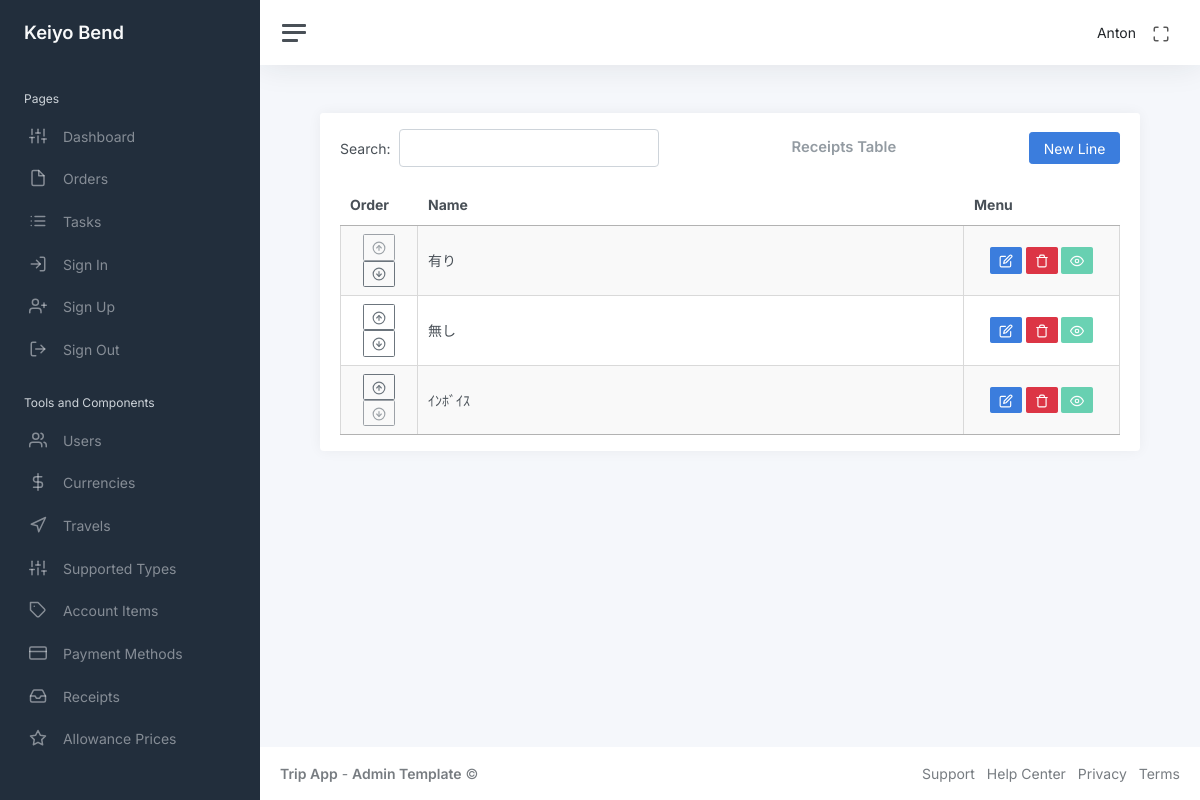
Page /admin_menu/receipts_table (signed in) on the committed database.
### app/auth/models/user.py (models this page shows, shortened)
class User(UserMixin, db.Model):
    id: so.Mapped[int] = so.mapped_column(primary_key=True)
    name: so.Mapped[str] = so.mapped_column(sa.String(64), index=True, default=None)
    email: so.Mapped[str] = so.mapped_column(sa.String(120), index=True, unique=True)
    password_hash: so.Mapped[Optional[str]] = so.mapped_column(sa.String(256))
    admin: so.Mapped[bool] = so.mapped_column(sa.Boolean(), default=False)
    is_show: so.Mapped[bool] = so.mapped_column(sa.Boolean(), default=True)
    orders_rel = db.relationship("Order", back_populates="user", cascade="all, delete-orphan")

### app/admin/models/receipts.py (models this page shows, shortened)
class Receipts(db.Model):
    id: so.Mapped[int] = so.mapped_column(primary_key=True)
    receiptName: so.Mapped[str] = so.mapped_column(sa.String(), nullable=False, default=None)
    is_show: so.Mapped[bool] = so.mapped_column(sa.Boolean(), default=True, index=True)
    order: so.Mapped[int] = so.mapped_column(sa.Integer(), nullable=False, index=True, default=1)
    details = db.relationship("Details", back_populates="receipt", cascade="all, delete-orphan")

### app/admin/routes/receipts/receipts_table.py (the view)
@bp.route("/admin_menu/receipts_table")
@login_required
def receipts_table():
    receipts = db.session.scalars(sa.select(Receipts).order_by(Receipts.order)).all()
    return render_template("admin/receipts_table.html", title="Receipts Table", receipts=receipts)

### app/auth/models/user.py (called while the page is built)
@login.user_loader
def load_user(id):
    return db.session.get(User, int(id))

### app/admin/templates/admin/receipts_table.html (shortened to what this page needs)
<!DOCTYPE html>
{% extends "main/base.html" %}
{% block content %}
<link rel="stylesheet" href="{{ url_for('admin.static', filename='css/receipts_table_style.css') }}">
<div class="container-fluid p-0">
    <div class="row">
        <div class="col-md-12 ms-sm-auto col-lg-12 px-md-4">
            <div class="card flex-fill">
                <div class="card-header py-3">
                    <div class="d-flex justify-content-between align-items-center">
                        <div id="datatableSearch"></div>
                        <h3 class="card-title mb-0">Receipts Table</h3>
                        <button class="btn btn-primary btn-add" id="btn-add">New Line</button>
                    </div>
                </div>
                <div class="card-body py-0 mb-3">
                    <table class="display cell-border" style="width: 100%" id="receiptsTable">
                        <thead>
                            <tr style="text-align: center;">
                                <th class="col-order">Order</th>
                                <th class="col-name">Name</th>
                                <th class="col-menu">Menu</th>
                            </tr>
                        </thead>
                        <tbody>
                            {% for receipt in receipts %}
                            <tr data-id="{{ receipt.id }}" data-order="{{ receipt.order }}">
                                <td style="text-align:center">
                                    <button class="btn btn-sm btn-outline-secondary move-up"><i class="align-middle"
                                            data-feather="arrow-up-circle"></i></button>
                                    <button class="btn btn-sm btn-outline-secondary move-down"><i class="align-middle"
                                            data-feather="arrow-down-circle"></i></button>
                                </td>
                                <td class="view-mode receipt-cell">{{ receipt.receiptName }}</td>
                                <td style="text-align:center">
                                    <button class="btn btn-primary btn-sm btn-edit"><i class="align-middle"
                                            data-feather="edit"></i></button>
                                    <button class="btn btn-danger btn-sm btn-delete"><i class="align-middle"
                                            data-feather="trash"></i></button>
                                    <button
                                        class="btn btn-sm btn-show-receipt {{ 'btn-success' if receipt.is_show else 'btn-danger' }}"
                                        disabled>
                                        {% if receipt.is_show %}
                                        <i class="align-middle" data-feather="eye"></i>
                                        {% else %}
                                        <i class="align-middle" data-feather="eye-off"></i>
                                        {% endif %}
                                    </button>
                                </td>
                            </tr>
                            {% endfor %}
                        </tbody>
                    </table>
                </div>
            </div>
        </div>
    </div>
</div>
{% endblock %}

### app/main/templates/main/navbar.html (shortened to what this page needs)
<!DOCTYPE html>
<nav class="navbar navbar-expand navbar-light navbar-bg">
    <a class="sidebar-toggle js-sidebar-toggle">
        <i class="hamburger align-self-center"></i>
    </a>
    <div class="navbar-collapse collapse">
        <ul class="navbar-nav navbar-align">
            <li class="nav-item dropdown">
                <a class="nav-link d-none d-sm-inline-block">
                    <span class="text-dark">{{ current_user.name }}</span>
                </a>
            </li>
            <li class="nav-item">
                <a id="fullscreenButton" class="nav-link d-none d-sm-inline-block">
                    <i class="align-middle" data-feather="maximize"></i>
                </a>
            </li>
        </ul>
    </div>
</nav>

### app/admin/static/css/receipts_table_style.css (style rules this page uses)
.col-order { width: 10%; }
.col-name { width: 70%; }
.col-menu { width: 20%; }

### rows in the picture
User: name "Anton"
Receipts: receiptName "有り", is_show True (drawn)
Receipts: receiptName "無し", is_show True (drawn)
Receipts: receiptName "ｲﾝﾎﾞｲｽ", is_show True (drawn)
